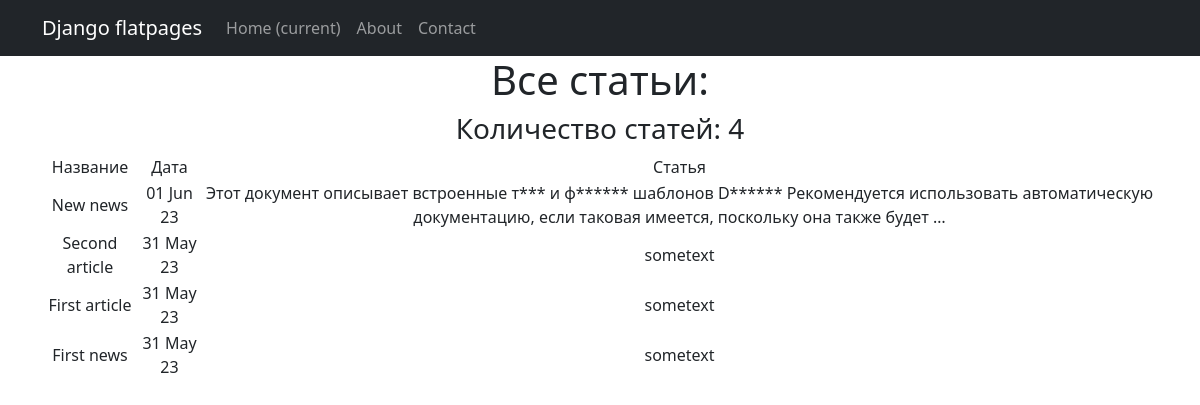
/posts/, run on the app's committed database.
### news/models.py (models this page shows, shortened)
class Post(models.Model):
    postAuthor = models.ForeignKey(Author, on_delete=models.CASCADE)
    NEWS = 'NW'
    ARTICLE = 'AR'
    CATEGORY_CHOICES = (
        (NEWS, 'Новость'),
        (ARTICLE, 'Статья'),
    )
    categoryType = models.CharField(max_length=2, choices=CATEGORY_CHOICES, default=ARTICLE)
    time_in = models.DateTimeField(auto_now_add=True)
    categories = models.ManyToManyField(Category, through='PostCategory')
    title = models.CharField(max_length=128)
    text = models.TextField()
    rating = models.FloatField(default=0)

### news/views.py (the view)
# urls.py: path('', PostsList.as_view()),
class PostsList(ListView):
    model = Post
    ordering = '-time_in'
    template_name = 'posts.html'
    context_object_name = 'posts'
    def get_context_data(self, **kwargs):
        context = super().get_context_data(**kwargs)
        context['time_now'] = datetime.utcnow()
        context['next_sale'] = None
        return context

### news/templatetags/custom_filters.py (called while the page is built)
@register.filter()
def correct(text):
    s = ''
    for i in text.split():
        if i.lower() in INCORRECT_WORDS:
            i = i[0] + (len(i)-1)*'*'
        s += ' ' + i
    return s

### templates/posts.html (shortened to what this page needs)
{% extends 'flatpages/default.html' %}
{% load custom_filters %}
{% block content %}
   <h1>Все статьи:</h1>
   <h3>Количество статей: {{ posts|length }}</h3>
   {% if posts %}
       <table>
           <tr>
               <td>Название</td>
               <td>Дата</td>
               <td>Статья</td>
           </tr>
           {% for post in posts %}
           <tr>
               <td>{{ post.title}}</td>
               <td>{{ post.time_in|date:'d M y' }}</td>
               <td>{{ post.text|correct|truncatewords:20 }}</td>
           </tr>
           {% endfor %}
       </table>
   {% else %}
       <h2>Товаров нет!</h2>
   {% endif %}
{% endblock content %}

### templates/flatpages/default.html (shortened to what this page needs)
<!DOCTYPE html>
<html lang="en">
    <head>
        {% load static %}
        <link href="{% static 'css/styles.css' %}" rel="stylesheet" />
    </head>
    <body>
        <nav class="navbar navbar-expand-lg navbar-dark bg-dark static-top">
            <div class="container">
                <a class="navbar-brand" href="#">Django flatpages</a>
                <div class="collapse navbar-collapse" id="navbarResponsive">
                    <ul class="navbar-nav ml-auto">
                        <li class="nav-item active">
                            <a class="nav-link" href="#">Home
                                <span class="sr-only">(current)</span>
                            </a>
                        </li>
                        <li class="nav-item">
                            <a class="nav-link" href="/about/">About</a>
                        </li>
                        <li class="nav-item">
                            <a class="nav-link" href="/contacts/">Contact</a>
                        </li>
                    </ul>
                </div>
            </div>
        </nav>
        <div class="container">
            <div class="row">
                <div class="col-lg-12 text-center">
                   {% block content %}{% endblock content %}
                </div>
            </div>
        </div>
    </body>
</html>

### data on the page
Post: title "New news", time_in "01 Jun 23", text|correct "Этот документ описывает встроенные т*** и ф****** шаблонов D****** Рекомендуется использовать автоматическую документацию, если таковая имеется, поскольку она также будет …"
Post: title "Second article", time_in "31 May 23", text|correct "sometext"
Post: title "First article", time_in "31 May 23", text|correct "sometext"
Post: title "First news", time_in "31 May 23", text|correct "sometext"

### other printed values
{{ posts|length }} "4"
